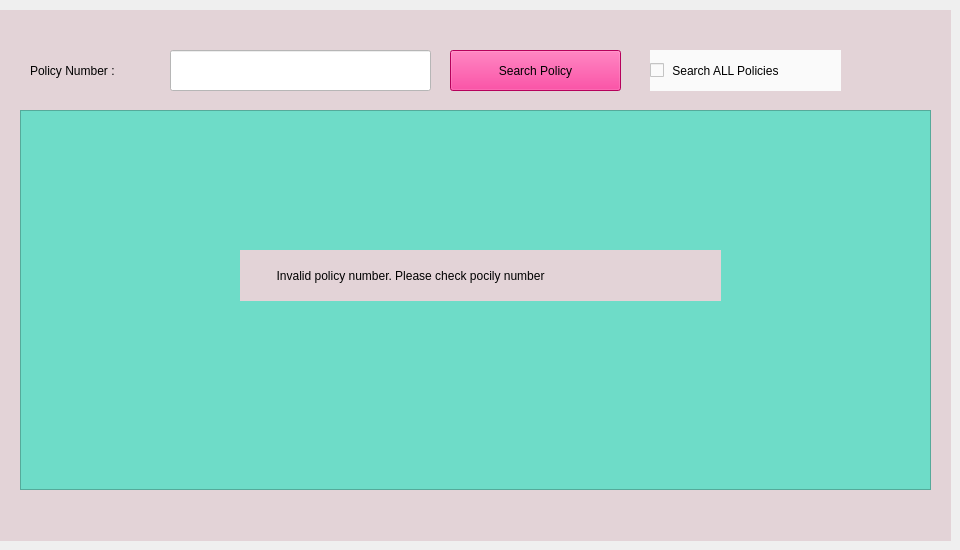
   <widget class="QWidget" name="searchTab">
    <property name="toolTip">
     <string>Search Policies</string>
    </property>
    <attribute name="title">
     <string>Search Policy</string>
    </attribute>
    <widget class="QWidget" name="widget" native="true">
     <property name="geometry">
      <rect>
       <x>0</x>
       <y>10</y>
       <width>951</width>
       <height>531</height>
      </rect>
     </property>
     <property name="styleSheet">
      <string notr="true">background-color: rgb(227, 211, 215)</string>
     </property>
     <widget class="QLabel" name="lb_policySearch">
      <property name="geometry">
       <rect>
        <x>30</x>
        <y>50</y>
        <width>121</width>
        <height>21</height>
       </rect>
      </property>
      <property name="toolTipDuration">
       <number>1</number>
      </property>
      <property name="text">
       <string>Policy Number :</string>
      </property>
     </widget>
     <widget class="QLineEdit" name="le_policy">
      <property name="geometry">
       <rect>
        <x>170</x>
        <y>40</y>
        <width>261</width>
        <height>41</height>
       </rect>
      </property>
      <property name="toolTipDuration">
       <number>1</number>
      </property>
      <property name="styleSheet">
       <string notr="true">background-color: rgb(255, 255, 255)</string>
      </property>
     </widget>
     <widget class="QTableWidget" name="tw_policies">
      <property name="geometry">
       <rect>
        <x>20</x>
        <y>100</y>
        <width>911</width>
        <height>380</height>
       </rect>
      </property>
      <property name="minimumSize">
       <size>
        <width>911</width>
        <height>380</height>
       </size>
      </property>
      <property name="maximumSize">
       <size>
        <width>911</width>
        <height>380</height>
       </size>
      </property>
      <property name="font">
       <font>
        <family>MS Shell Dlg 2 12</family>
        <pointsize>10</pointsize>
        <weight>9</weight>
        <italic>false</italic>
        <bold>false</bold>
       </font>
      </property>
      <property name="mouseTracking">
       <bool>false</bool>
      </property>
      <property name="toolTip">
       <string>Check to search all policies</string>
      </property>
      <property name="toolTipDuration">
       <number>5</number>
      </property>
      <property name="autoFillBackground">
       <bool>true</bool>
      </property>
      <property name="styleSheet">
       <string notr="true">border-color: qconicalgradient(cx:0.5, cy:0.5, angle:0, stop:0 rgba(0, 0, 0, 255), stop:0.373979 rgba(255, 255, 255, 255), stop:0.373991 rgba(33, 30, 255, 255), stop:0.624018 rgba(33, 30, 255, 255), stop:0.624043 rgba(255, 0, 0, 255), stop:1 rgba(255, 0, 0, 255));
selection-background-color:rgb(255, 255, 255);
background-color: rgb(110, 220, 200)</string>
      </property>
      <property name="textElideMode">
       <enum>Qt::ElideMiddle</enum>
      </property>
      <property name="gridStyle">
       <enum>Qt::SolidLine</enum>
      </property>
      <property name="sortingEnabled">
       <bool>true</bool>
      </property>
      <attribute name="horizontalHeaderDefaultSectionSize">
       <number>140</number>
      </attribute>
     </widget>
     <widget class="QPushButton" name="searchBtn">
      <property name="geometry">
       <rect>
        <x>450</x>
        <y>40</y>
        <width>171</width>
        <height>41</height>
       </rect>
      </property>
      <property name="toolTipDuration">
       <number>1</number>
      </property>
      <property name="styleSheet">
       <string notr="true">background-color:rgb(255, 0, 127)</string>
      </property>
      <property name="text">
       <string>Search Policy</string>
      </property>
     </widget>
     <widget class="QLabel" name="lb_InvalidSearch">
      <property name="geometry">
       <rect>
        <x>240</x>
        <y>240</y>
        <width>481</width>
        <height>51</height>
       </rect>
      </property>
      <property name="text">
       <string>           Invalid policy number. Please check pocily number</string>
      </property>
     </widget>
     <widget class="QCheckBox" name="search_all">
      <property name="geometry">
       <rect>
        <x>650</x>
        <y>40</y>
        <width>191</width>
        <height>41</height>
       </rect>
      </property>
      <property name="styleSheet">
       <string notr="true">background-color:rgb(250, 250, 250)</string>
      </property>
      <property name="text">
       <string> Search ALL Policies</string>
      </property>
      <property name="tristate">
       <bool>false</bool>
      </property>
     </widget>
    </widget>
   </widget>
